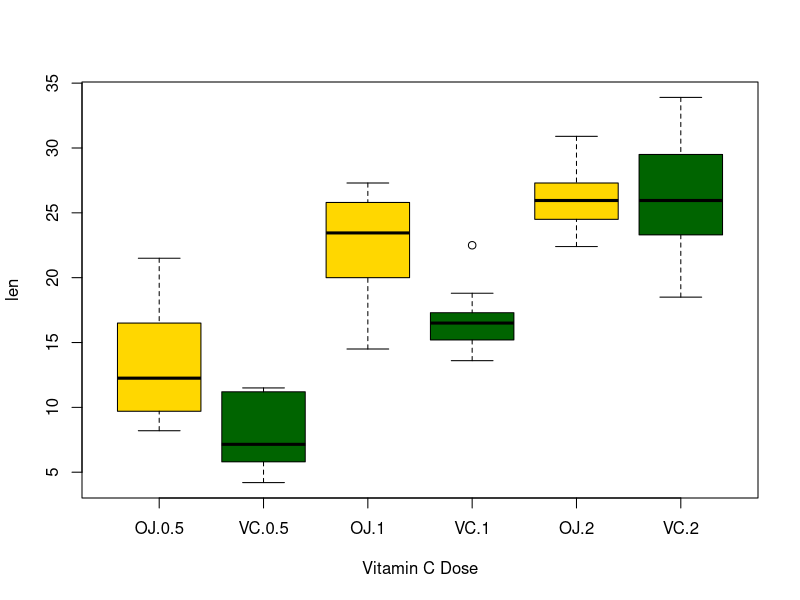

The R script that drew this image:
## ---- chunk 1
# source the data
data(ToothGrowth)
## ---- chunk 2

str(ToothGrowth)
summary(ToothGrowth)
head(ToothGrowth)
unique(ToothGrowth$supp)
unique(ToothGrowth$dose)
boxplot(len~supp*dose, data=ToothGrowth, xlab="Vitamin C Dose", col=(c("gold","darkgreen")))
## ---- chunk 3
t.test(len ~ supp, data = ToothGrowth)

## ---- chunk 4
d_05 <- ToothGrowth[which(ToothGrowth$dose==.5),1]
d_20 <- ToothGrowth[which(ToothGrowth$dose==2),1]
t.test(d_05, d_20, paired=FALSE, var.equal=FALSE)
